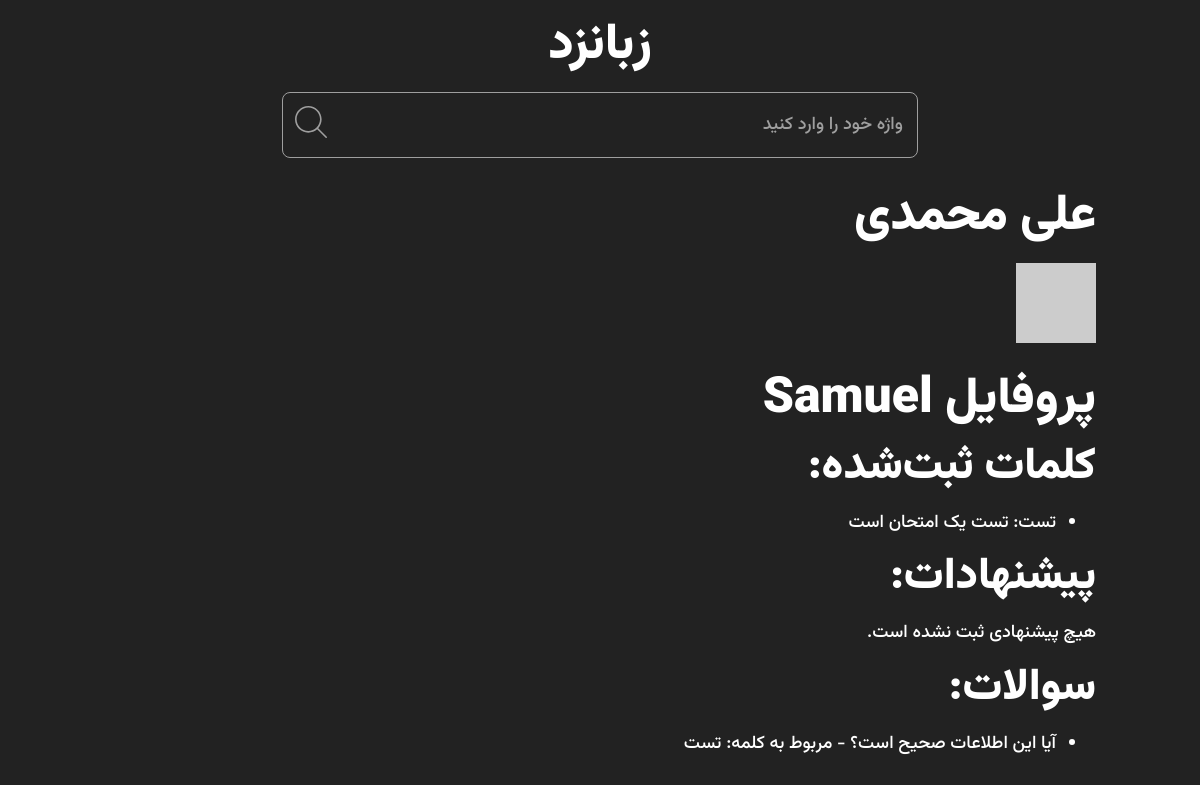
/profile/user/Samuel/, run on an earlier commit of the app's database.
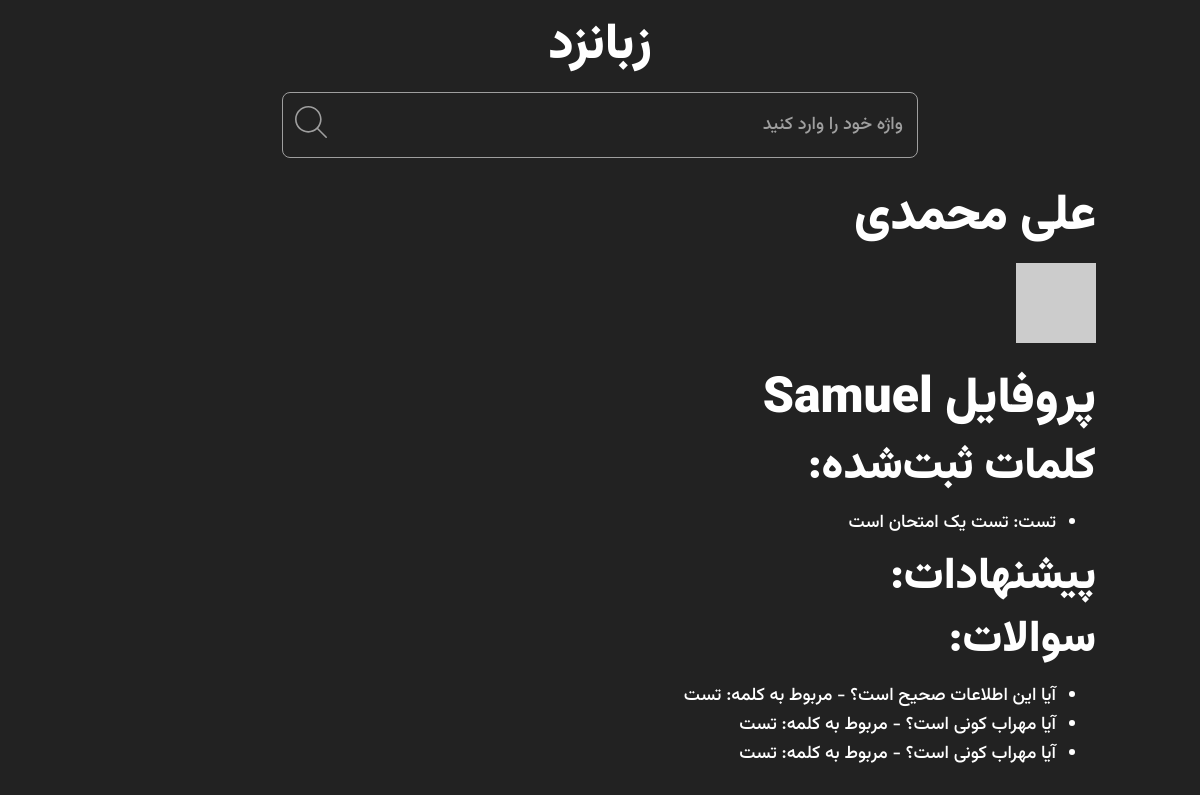
And on a later commit of the database.
### Authentication/models.py (models this page shows, shortened)
class User(AbstractUser):
    email = models.EmailField(unique=True, validators=[validate_email_domain])
    bio = models.TextField(blank=True , max_length=100)
    hits = models.ManyToManyField(IPAddress, related_name="hits", blank=True, editable=False)
    score = models.IntegerField(default=0, editable=False)
    is_banned = models.BooleanField(default=False, editable=False)
    class Meta:
        verbose_name = "حساب"
        verbose_name_plural = "حساب ها"

### Word/models.py (models this page shows, shortened)
class Words(models.Model):
    STATUS_CHOICES = [
        ('d', 'پیش نویس'),
        ('p', 'منتشر شده'),
        ('r', 'رد شده'),  # اضافه کردن وضعیت رد شده
    ]
    user = models.ForeignKey(User, on_delete=models.CASCADE, null=True, blank=True)
    word = models.CharField(max_length=50, verbose_name="کلمه")
    slug = models.SlugField(max_length=50, unique=True, editable=False)  # Slug فقط در ایجاد ساخته شود
    meaning = models.TextField()
    example = models.TextField()
    status = models.CharField(max_length=10, choices=STATUS_CHOICES, default='d')
    class Meta:
        verbose_name = 'کلمه'
        verbose_name_plural = 'کلمه‌ها'

class Ask(models.Model):
    ask_to = models.ForeignKey(Words, on_delete=models.CASCADE, null=True, blank=True)
    user = models.ForeignKey(User, on_delete=models.CASCADE, null=True, blank=True)  # اینجا تغییر کرد
    question = models.TextField()
    class Meta:
        verbose_name = 'سوال'
        verbose_name_plural = 'سوالات'

### Authentication/views.py (the view)
# urls.py: path("user/<str:username>/",view=UserProfile,name="UserProfile"),
def UserProfile(request, username):
    user = get_object_or_404(User, username=username)
    ip_address = request.user.ip_address
    if ip_address not in user.hits.all():
        user.hits.add(ip_address)
    words = Words.objects.filter(user=user)
    suggestions = Suggestion.objects.filter(user=user)
    questions = Ask.objects.filter(user=user)
    return render(request, 'registration/profile.html', context={
        'site_name': settings.SITE_NAME,
        'avatar': get_gravatar_url(user.email),
        'user': user,
        'words': words,
        'suggestions': suggestions,
        'questions': questions,
    })

### Authentication/utils.py (called while the page is built)
def get_gravatar_url(email, size=100):
    email_hash = hashlib.md5(email.strip().lower().encode()).hexdigest()
    return f"https://www.gravatar.com/avatar/{email_hash}?s={size}&d=identicon"

### Home/Middleware.py (called while the page is built)
    def __call__(self, request):
        x_forwarded_for = request.META.get('HTTP_X_FORWARDED_FOR')
        if x_forwarded_for:
            ip = x_forwarded_for.split(',')[0]
        else:
            ip = request.META.get('REMOTE_ADDR')
        ip_address, created = IPAddress.objects.update_or_create(
            ipAddr=ip,
            defaults={"last_seen": now()}  # به‌روزرسانی زمان آخرین بازدید
        )
        request.user.ip_address = ip_address  # اتصال IP به کاربر
        response = self.get_response(request)
        return response

### Templates/registration/profile.html
{% extends "../Base/Base.html" %}
{% load static %}
{% block main %}
<h1>{{ user.get_full_name }}</h1>
<img src="{{ avatar|default:'/static/images/default-avatar.jpg' }}" alt="Author Photo">
<h1>پروفایل {{ user.username }}</h1>
<h2>کلمات ثبت‌شده:</h2>
{% if words %}
    <ul>
        {% for word in words %}
            <li><a href="{% url 'Word:word_detail' word.slug %}">{{ word.word }}</a>: {{ word.meaning }}</li>
        {% endfor %}
    </ul>
{% else %}
    <p>هیچ کلمه‌ای ثبت نشده است.</p>
{% endif %}
<h2>پیشنهادات:</h2>
{% if suggestions %}
    <ul>
        {% for suggestion in suggestions %}
            {% if suggestion.status != "d" %}
                <li>
                    <strong>{{ suggestion.text }}</strong>
                    <a href="{% url 'Word:word_detail' suggestion.suggested_to.slug %}">مشاهده کلمه: {{ suggestion.suggested_to.word }}</a> |
                    <a href="{% url 'Word:word_detail' suggestion.suggested_to.slug %}">مشاهده پیشنهاد</a>
                </li>
            {% endif %}
        {% endfor %}
    </ul>
{% else %}
    <p>هیچ پیشنهادی ثبت نشده است.</p>
{% endif %}
<h2>سوالات:</h2>
{% if questions %}
    <ul>
        {% for question in questions %}
            <li>
                {{ question.question }}
                - مربوط به کلمه: <a href="{% url 'Word:word_detail' question.ask_to.slug %}">{{ question.ask_to.word }}</a>
            </li>
        {% endfor %}
    </ul>
{% else %}
    <p>هیچ سوالی ثبت نشده است.</p>
{% endif %}
{% endblock main %}

### Templates/Base/Base.html (shortened to what this page needs)
{% load static %}
<!DOCTYPE html>
<html dir="rtl" lang="fa">
<head>
  <link rel="stylesheet" href="{% static 'app.css' %}">
</head>
<body>
  <main class="container">
    <h1 class="h1 title text-center">زبانزد</h1>
    <div class="search-container center">
      <form class="search-form" action="{% url 'Home:search_words' %}" method="GET" novalidate>
        <input class="search-form__input" name="q" type="text" placeholder="واژه خود را وارد کنید" autocomplete="off"
          inputmode="search">
        <button class="search-form__button" type="submit">
        </button>
      </form>
    </div>
    <div id="root">
      {% block main %}{% endblock main %}
    </div>
  </main>
</body>
</html>

### Static/app.css (style rules this page uses)
:root { --dark: #222; --gray: #9f9f9f; --white: #fff; --app-fill-clr: var(--white); --app-bg-clr: var(--dark); --font-family: 'Vazirmatn', Helvetica Neue Arabic-Arabic, system-ui, -apple-system, BlinkMacSystemFont, "Segoe UI", Roboto, Arial, "Noto Sans", sans-serif, "Apple Color Emoji", "Segoe UI Emoji", "Segoe UI Symbol", "Noto Color Emoji"; --width: 39.75rem; }
html { line-height: 1.15; -webkit-text-size-adjust: 100%; }
body { margin: 0; }
main { display: block; }
h1 { font-size: 2em; margin: 0.67em 0; }
a { background-color: transparent; }
img { border-style: none; }
button, input, optgroup, select, textarea { font-family: inherit; font-size: 100%; line-height: 1.15; margin: 0; }
button, input { overflow: visible; }
button, select { text-transform: none; }
button, [type="button"], [type="reset"], [type="submit"] { -webkit-appearance: button; }
button, input { appearance: none; border: none; outline: none; }
a { color: inherit; text-decoration: none; }
*, *::before, *::after { -webkit-tap-highlight-color: transparent; scroll-behavior: smooth; box-sizing: border-box; }
body { margin: 0; color: var(--app-fill-clr); font-weight: 500; font-size: 1.125rem; line-height: 1.6; font-family: var(--font-family); text-wrap: balance; background-color: var(--app-bg-clr); }
.center { display: block; margin-left: auto; margin-right: auto; }
.text-center { text-align: center; }
h1, h2, h3, h4, h5, h6 { line-height: 1; font-weight: 900; }
h1 { font-size: 3.125rem; margin: 1.325rem auto; }
h2 { font-size: 2.75rem; margin: 1.175rem auto; }
input, textarea { appearance: none; display: block; outline: none; color: var(--gray); font: inherit; background-color: transparent; transition: 150ms color ease; }
.search-container { --gap-size: .75rem; position: relative; max-width: var(--width); }
.search-form { position: relative; display: flex; gap: var(--gap-size); padding: 0 var(--gap-size); margin: var(--gap-size) auto; border: .0625rem solid var(--gray); border-radius: 8px; }
.search-form>* { background-color: transparent; }
.search-form__input { flex-grow: 1; height: 4rem; color: var(--gray); }
.search-form__input::placeholder { color: var(--gray); }
.search-form__button { padding: 0; }
.search-form__icon { width: 2rem; fill: var(--gray); }
.container { width: 100%; padding-inline: 1rem; margin-inline: auto; }
@media (min-width: 475px) { .container { max-width: 475px; } }
@media (min-width: 640px) { .container { max-width: 640px; } }
@media (min-width: 768px) { .container { max-width: 768px; } }
@media (min-width: 1024px) { .container { max-width: 1024px; } }

What changed in the data, as far as the page shows it:
added Ask: question "آیا مهراب کونی است؟", ask_to.word "تست"
added Ask: question "آیا مهراب کونی است؟", ask_to.word "تست"
Also different on the page:
text no longer shown: "هیچ پیشنهادی ثبت نشده است."
